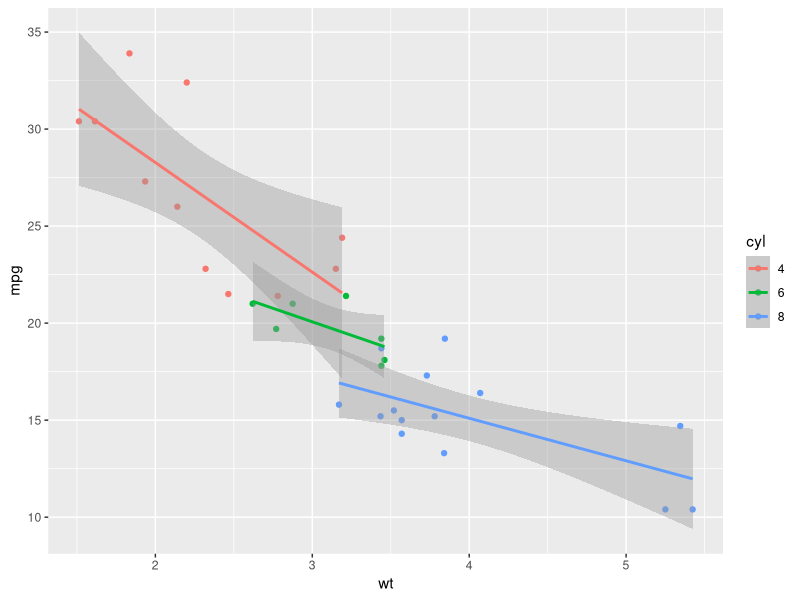
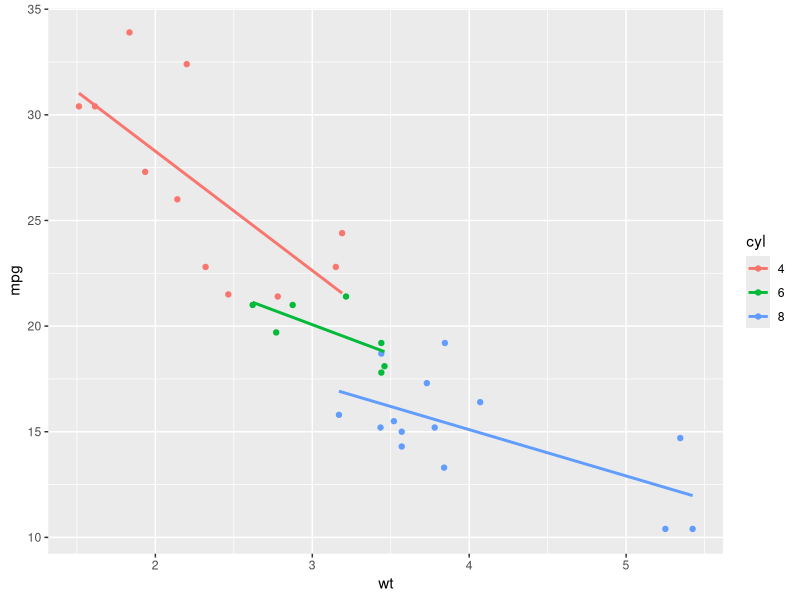
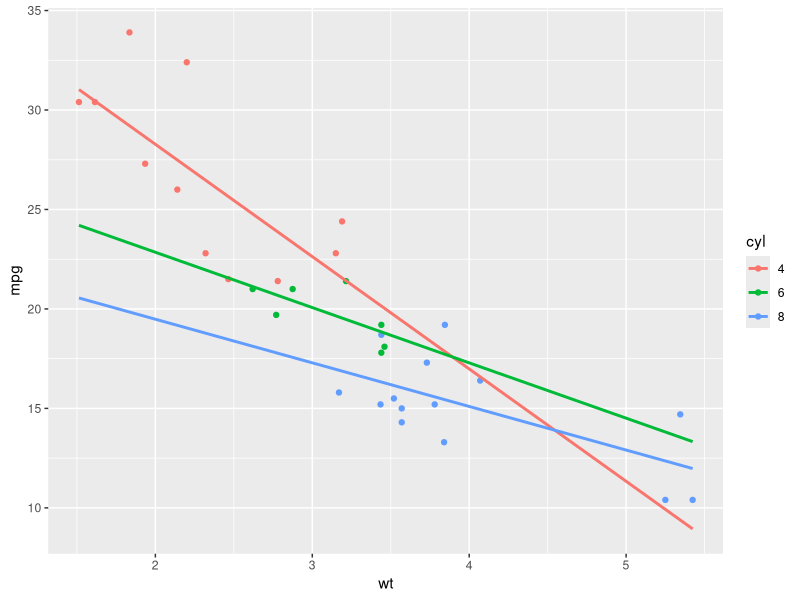
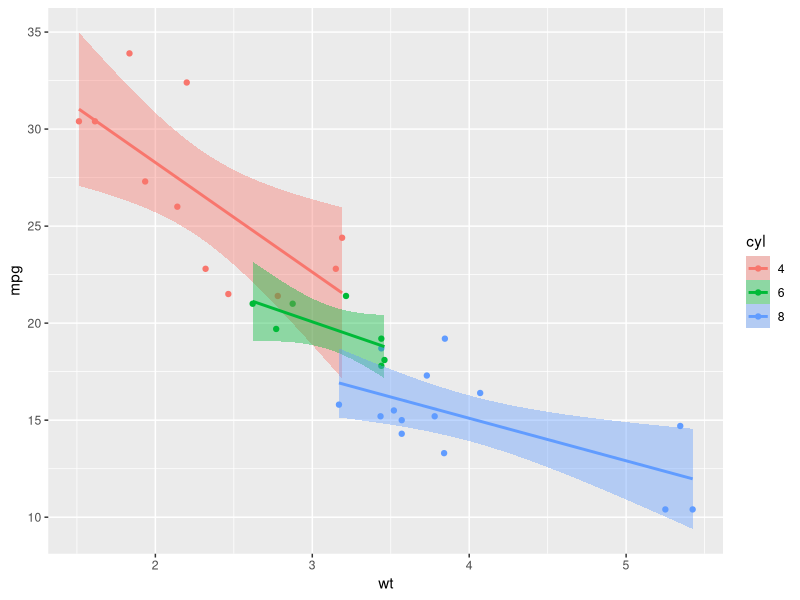
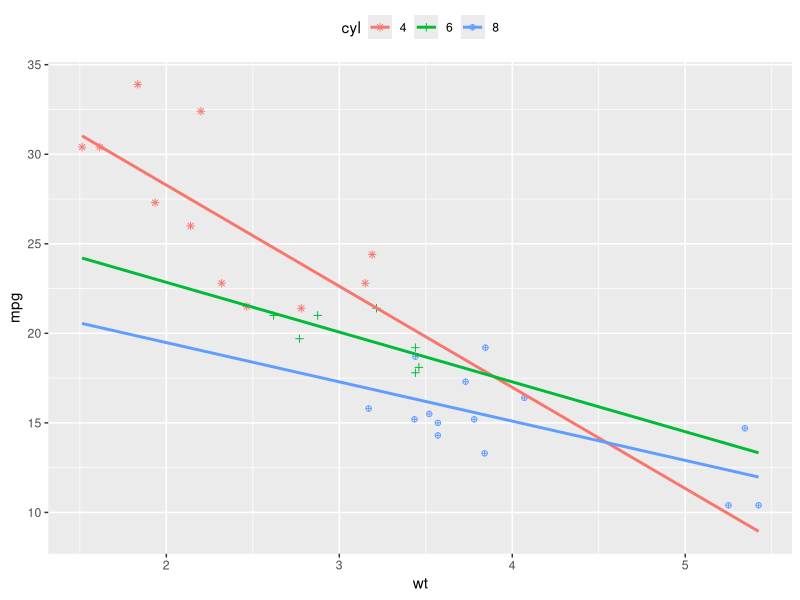
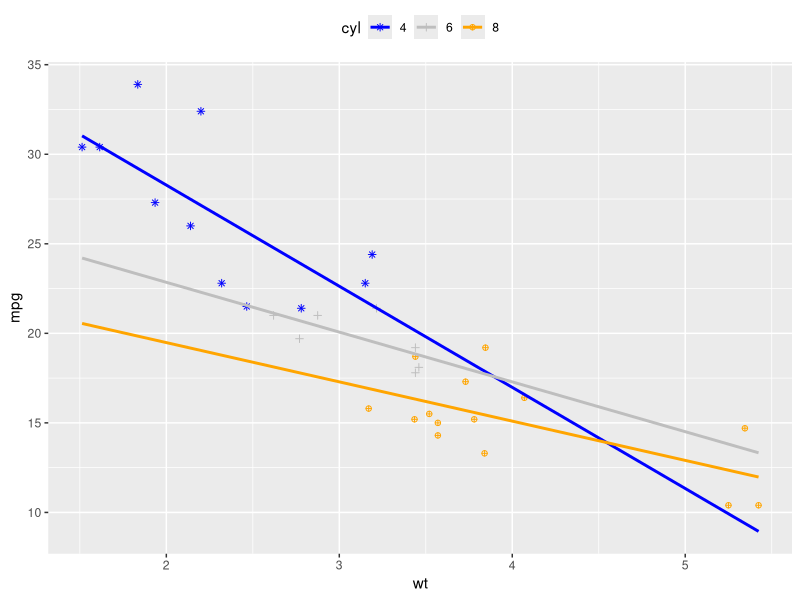
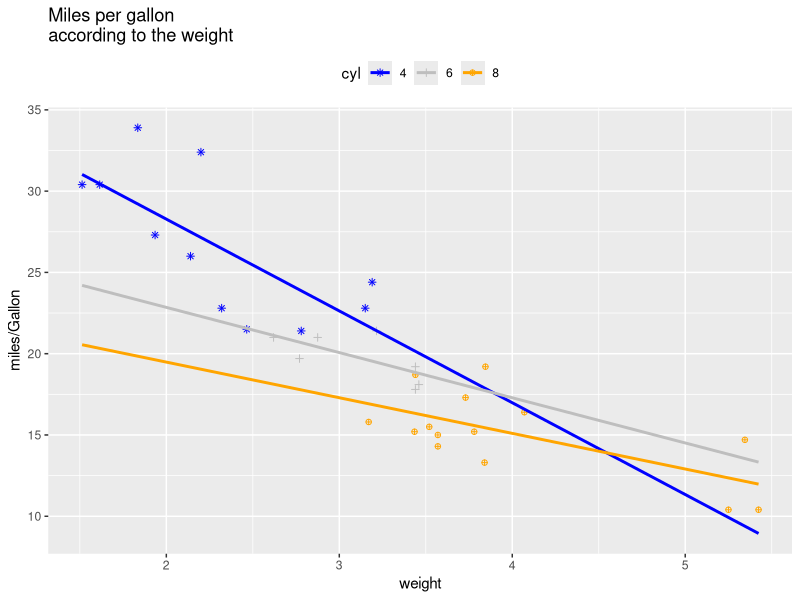
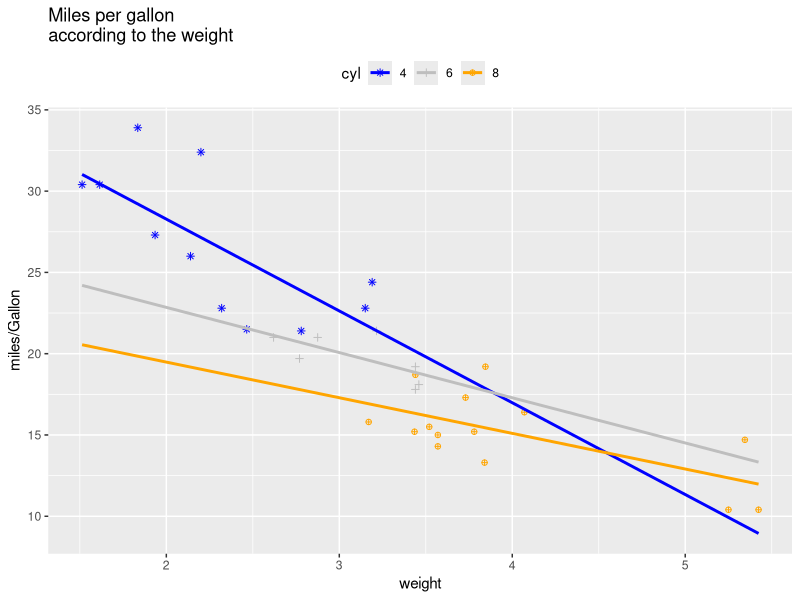

The R script that drew these images, in order:
library(ggplot2)
dataset = mtcars

# Converting cyl column from a numeric to a factor variable
dataset$cyl = as.factor(dataset$cyl)

# Adding regression lines based on multiple groups
ggplot(dataset, aes(x=wt, y=mpg, color=cyl))+
  geom_point()+
  geom_smooth(method = lm)


#removing the confidence interval
ggplot(dataset, aes(x=wt, y=mpg, color=cyl))+
  geom_point()+
  geom_smooth(method = lm, se=FALSE)

#extending the regression lines
ggplot(dataset, aes(x=wt, y=mpg, color=cyl))+
  geom_point()+
  geom_smooth(method = lm, se=FALSE, fullrange=TRUE)

#Filling the color of confidence bands
ggplot(dataset, aes(x=wt, y=mpg, color=cyl))+
  geom_point()+
  geom_smooth(method = lm, aes(fill=cyl))

#Changing point shapes manually
ggplot(dataset, aes(x=wt, y=mpg, color=cyl, shape = cyl))+
  geom_point()+
  geom_smooth(method = lm, se=FALSE, fullrange=TRUE) + 
  scale_shape_manual(values=c(8, 3, 10))+
  theme(legend.position = "top")

#Changing point colors manually
ggplot(dataset, aes(x=wt, y=mpg, color=cyl, shape = cyl))+
  geom_point()+
  geom_smooth(method = lm, se=FALSE, fullrange=TRUE) + 
  scale_shape_manual(values=c(8, 3, 10))+
  scale_color_manual(values = c('blue', 'grey', 'orange'))+
  theme(legend.position = "top")

#Customizing scatter plots
ggplot(dataset, aes(x=wt, y=mpg, color=cyl, shape = cyl))+
  geom_point()+
  geom_smooth(method = lm, se=FALSE, fullrange=TRUE) + 
  scale_shape_manual(values=c(8, 3, 10))+
  scale_color_manual(values = c('blue', 'grey', 'orange'))+
  labs(title="Miles per gallon \naccording to the weight", 
       x="weight", y= "miles/Gallon")+
  theme(legend.position = "top")  

#Customizing themes
plot = ggplot(dataset, aes(x=wt, y=mpg, color=cyl, shape = cyl))+
  geom_point()+
  geom_smooth(method = lm, se=FALSE, fullrange=TRUE) + 
  scale_shape_manual(values=c(8, 3, 10))+
  scale_color_manual(values = c('blue', 'grey', 'orange'))+
  labs(title="Miles per gallon \naccording to the weight", 
       x="weight", y= "miles/Gallon")+
  theme(legend.position = "top")
plot
plot + theme_classic()
plot + theme_minimal()
